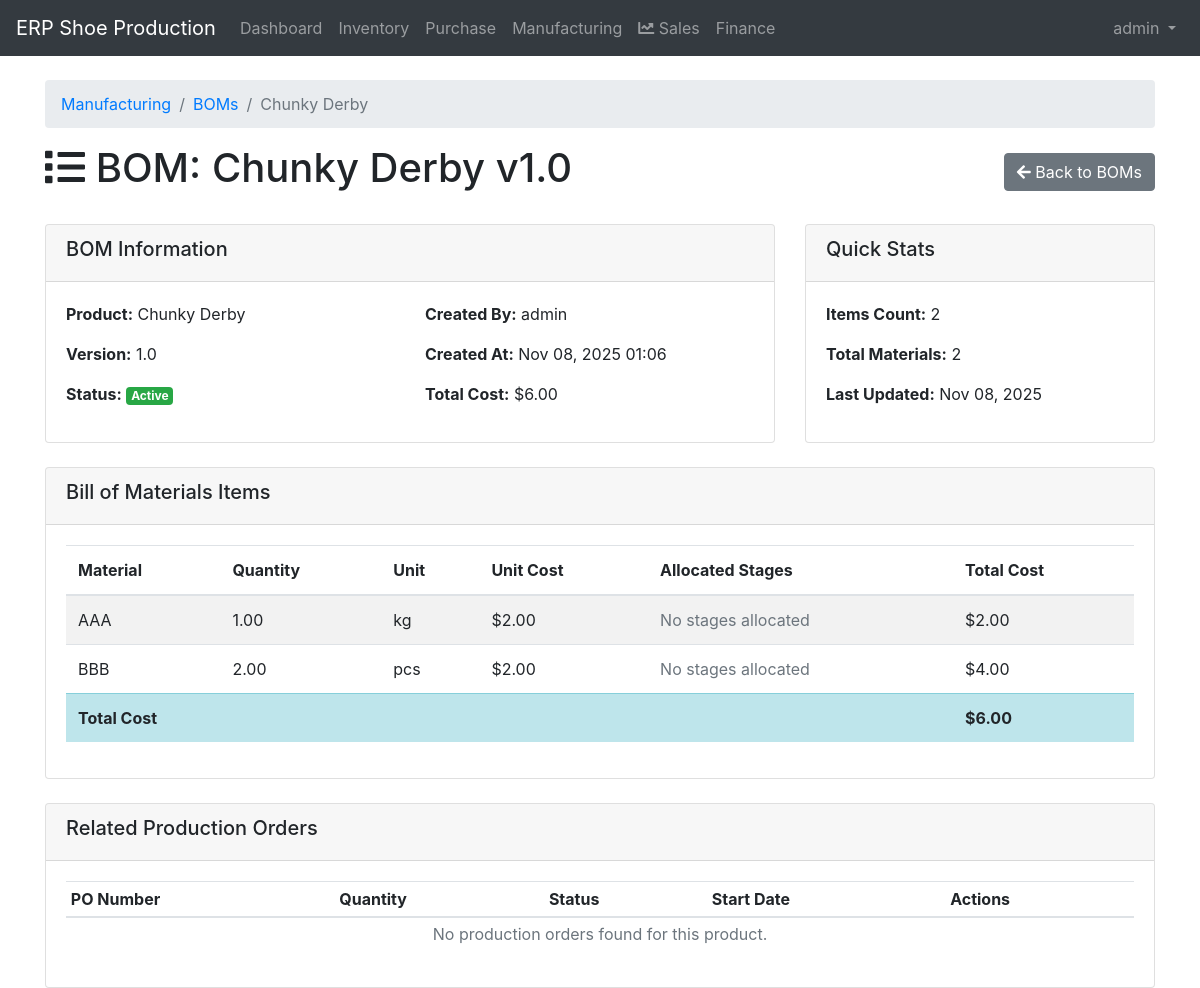
Page /manufacturing/boms/16/ (signed in) on the committed database.
### manufacturing/models.py (models this page shows, shortened)
class BillOfMaterials(models.Model):
    product = models.OneToOneField(FinishedProduct, on_delete=models.CASCADE, related_name='bill_of_materials')
    version = models.CharField(max_length=10, default='1.0', help_text="BOM version")
    is_active = models.BooleanField(default=True, help_text="Whether this BOM version is active")
    total_cost = models.DecimalField(max_digits=12, decimal_places=2, default=0, help_text="Total material cost")
    labor_cost = models.DecimalField(max_digits=10, decimal_places=2, default=0, help_text="Estimated labor cost")
    overhead_cost = models.DecimalField(max_digits=10, decimal_places=2, default=0, help_text="Overhead cost")
    created_by = models.ForeignKey(User, on_delete=models.CASCADE, related_name='created_boms')
    created_at = models.DateTimeField(auto_now_add=True)
    updated_at = models.DateTimeField(auto_now=True)
    class Meta:
        ordering = ['-version']
        verbose_name = 'Bill of Materials'
        verbose_name_plural = 'Bills of Materials'

class BOMItem(models.Model):
    STAGE_CHOICES = [
        ('gurat', 'Gurat (Cutting)'),
        ('assembly', 'Assembly'),
        ('press', 'Press'),
        ('finishing', 'Finishing'),
    ]
    bom = models.ForeignKey(BillOfMaterials, on_delete=models.CASCADE, related_name='items')
    material = models.ForeignKey(RawMaterial, on_delete=models.CASCADE, related_name='bom_items')
    quantity = models.DecimalField(max_digits=10, decimal_places=2, help_text="Quantity required per unit of finished product")
    unit_cost = models.DecimalField(max_digits=10, decimal_places=2, help_text="BOM Cost (auto-calculated)", editable=False)
    allocated_stages = models.JSONField(default=list, help_text="List of production stages that use this material")
    created_at = models.DateTimeField(auto_now_add=True)
    class Meta:
        ordering = ['material__name']
        verbose_name = 'BOM Item'
        verbose_name_plural = 'BOM Items'
    @property
    def total_cost(self):
        return self.quantity * self.material.unit_price
    def get_allocated_stages_display(self):
        stage_names = {
            'gurat': 'Gurat (Cutting)',
            'assembly': 'Assembly',
            'press': 'Press',
            'finishing': 'Finishing'
        }
        return [stage_names.get(stage, stage) for stage in self.allocated_stages]

### inventory/models.py (models this page shows, shortened)
class FinishedProduct(models.Model):
    SIZE_CHOICES = [
        ('35', '35'),
        ('36', '36'),
        ('37', '37'),
        ('38', '38'),
        ('39', '39'),
        ('40', '40'),
        ('41', '41'),
        ('42', '42'),
        ('43', '43'),
        ('44', '44'),
        ('45', '45'),
    ]
    COLOR_CHOICES = [
        ('black', 'Black'),
        ('white', 'White'),
        ('brown', 'Brown'),
        ('blue', 'Blue'),
        ('red', 'Red'),
        ('green', 'Green'),
        ('yellow', 'Yellow'),
        ('gray', 'Gray'),
        ('navy', 'Navy'),
        ('beige', 'Beige'),
        ('sands', 'Sands'),
    ]
    code = models.CharField(max_length=20, unique=True)
    name = models.CharField(max_length=200)
    category = models.ForeignKey(ProductCategory, on_delete=models.CASCADE)
    size = models.CharField(max_length=10, choices=SIZE_CHOICES)
    color = models.CharField(max_length=20, choices=COLOR_CHOICES)
    description = models.TextField(blank=True)
    current_stock = models.IntegerField(default=0)
    minimum_stock = models.IntegerField(default=0)
    unit_price = models.DecimalField(max_digits=10, decimal_places=2, default=0)
    is_active = models.BooleanField(default=True)
    created_at = models.DateTimeField(auto_now_add=True)
    updated_at = models.DateTimeField(auto_now=True)

class RawMaterial(models.Model):
    UNIT_CHOICES = [
        ('kg', 'Kilogram'),
        ('m', 'Meter'),
        ('pcs', 'Pieces'),
        ('roll', 'Roll'),
        ('sheet', 'Sheet'),
    ]
    code = models.CharField(max_length=20, unique=True)
    name = models.CharField(max_length=200)
    category = models.ForeignKey(MaterialCategory, on_delete=models.CASCADE)
    unit = models.CharField(max_length=10, choices=UNIT_CHOICES)
    description = models.TextField(blank=True)
    minimum_stock = models.DecimalField(max_digits=10, decimal_places=2, default=0)
    current_stock = models.DecimalField(max_digits=10, decimal_places=2, default=0)
    unit_price = models.DecimalField(max_digits=10, decimal_places=2, default=0)
    is_active = models.BooleanField(default=True)
    created_at = models.DateTimeField(auto_now_add=True)
    updated_at = models.DateTimeField(auto_now=True)

### manufacturing/views.py (the view)
# urls.py: path('boms/<int:pk>/', views.bill_of_materials_detail, name='bill_of_materials_detail'),
@login_required
def bill_of_materials_detail(request, pk):
    bom = get_object_or_404(
        BillOfMaterials.objects.select_related('product', 'created_by').prefetch_related('items__material'),
        pk=pk
    )
    context = {
        'bom': bom,
        'title': f'BOM: {bom.product.name} v{bom.version}'
    }
    return render(request, 'manufacturing/bom_detail.html', context)

### templates/manufacturing/bom_detail.html (shortened to what this page needs)
{% extends 'base.html' %}
{% load bootstrap4 %}
{% block content %}
<div class="row">
    <div class="col-12">
        <nav aria-label="breadcrumb">
            <ol class="breadcrumb">
                <li class="breadcrumb-item"><a href="{% url 'manufacturing_list' %}">Manufacturing</a></li>
                <li class="breadcrumb-item"><a href="{% url 'bill_of_materials_list' %}">BOMs</a></li>
                <li class="breadcrumb-item active">{{ bom.product.name }}</li>
            </ol>
        </nav>
        <div class="d-flex justify-content-between align-items-center">
            <h1><i class="fas fa-list"></i> {{ title }}</h1>
            <div>
                <a href="{% url 'bill_of_materials_list' %}" class="btn btn-secondary">
                    <i class="fas fa-arrow-left"></i> Back to BOMs
                </a>
            </div>
        </div>
    </div>
</div>
<div class="row mt-4">
    <div class="col-md-8">
        <div class="card">
            <div class="card-header">
                <h5>BOM Information</h5>
            </div>
            <div class="card-body">
                <div class="row">
                    <div class="col-md-6">
                        <p><strong>Product:</strong> {{ bom.product.name }}</p>
                        <p><strong>Version:</strong> {{ bom.version }}</p>
                        <p><strong>Status:</strong>
                            {% if bom.is_active %}
                                <span class="badge badge-success">Active</span>
                            {% else %}
                                <span class="badge badge-secondary">Inactive</span>
                            {% endif %}
                        </p>
                    </div>
                    <div class="col-md-6">
                        <p><strong>Created By:</strong> {{ bom.created_by.get_full_name|default:bom.created_by.username }}</p>
                        <p><strong>Created At:</strong> {{ bom.created_at|date:"M d, Y H:i" }}</p>
                        <p><strong>Total Cost:</strong> ${{ bom.total_cost|floatformat:2 }}</p>
                    </div>
                </div>
            </div>
        </div>
    </div>
    <div class="col-md-4">
        <div class="card">
            <div class="card-header">
                <h5>Quick Stats</h5>
            </div>
            <div class="card-body">
                <p><strong>Items Count:</strong> {{ bom.items.count }}</p>
                <p><strong>Total Materials:</strong> {{ bom.items.all|length }}</p>
                <p><strong>Last Updated:</strong> {{ bom.updated_at|date:"M d, Y" }}</p>
            </div>
        </div>
    </div>
</div>
<div class="row mt-4">
    <div class="col-12">
        <div class="card">
            <div class="card-header">
                <h5>Bill of Materials Items</h5>
            </div>
            <div class="card-body">
                <div class="table-responsive">
                    <table class="table table-striped">
                        <thead>
                            <tr>
                                <th>Material</th>
                                <th>Quantity</th>
                                <th>Unit</th>
                                <th>Unit Cost</th>
                                <th>Allocated Stages</th>
                                <th>Total Cost</th>
                            </tr>
                        </thead>
                        <tbody>
                            {% for item in bom.items.all %}
                            <tr>
                                <td>{{ item.material.name }}</td>
                                <td>{{ item.quantity }}</td>
                                <td>{{ item.material.unit }}</td>
                                <td>${{ item.material.unit_price|floatformat:2 }}</td>
                                <td>
                                    {% for stage in item.get_allocated_stages_display %}
                                        <span class="badge badge-info">{{ stage }}</span>
                                    {% empty %}
                                        <span class="text-muted">No stages allocated</span>
                                    {% endfor %}
                                </td>
                                <td>${{ item.total_cost|floatformat:2 }}</td>
                            </tr>
                            {% empty %}
                            <tr>
                                <td colspan="6" class="text-center text-muted">No items found in this BOM.</td>
                            </tr>
                            {% endfor %}
                        </tbody>
                        <tfoot>
                            <tr class="table-info">
                                <th colspan="5">Total Cost</th>
                                <th>${{ bom.total_cost|floatformat:2 }}</th>
                            </tr>
                        </tfoot>
                    </table>
                </div>
            </div>
        </div>
    </div>
</div>
<div class="row mt-4">
    <div class="col-12">
        <div class="card">
            <div class="card-header">
                <h5>Related Production Orders</h5>
            </div>
            <div class="card-body">
                <div class="table-responsive">
                    <table class="table table-sm">
                        <thead>
                            <tr>
                                <th>PO Number</th>
                                <th>Quantity</th>
                                <th>Status</th>
                                <th>Start Date</th>
                                <th>Actions</th>
                            </tr>
                        </thead>
                        <tbody>
                            {% for po in bom.product.production_orders.all %}
                            <tr>
                                <td>{{ po.po_number }}</td>
                                <td>{{ po.quantity }}</td>
                                <td>
                                    {% if po.status == 'draft' %}
                                        <span class="badge badge-secondary">Draft</span>
                                    {% elif po.status == 'pending_approval' %}
                                        <span class="badge badge-warning">Pending Approval</span>
                                    {% elif po.status == 'approved' %}
                                        <span class="badge badge-info">Approved</span>
                                    {% elif po.status == 'in_progress' %}
                                        <span class="badge badge-primary">In Progress</span>
                                    {% elif po.status == 'completed' %}
                                        <span class="badge badge-success">Completed</span>
                                    {% else %}
                                        <span class="badge badge-danger">{{ po.status|title }}</span>
                                    {% endif %}
                                </td>
                                <td>{{ po.planned_start_date|date:"M d, Y" }}</td>
                                <td>
                                    <a href="{% url 'production_order_detail' po.pk %}" class="btn btn-sm btn-outline-primary">
                                        <i class="fas fa-eye"></i> View
                                    </a>
                                </td>
                            </tr>
                            {% empty %}
                            <tr>
                                <td colspan="5" class="text-center text-muted">No production orders found for this product.</td>
                            </tr>
                            {% endfor %}
                        </tbody>
                    </table>
                </div>
            </div>
        </div>
    </div>
</div>
{% endblock %}

### templates/base.html (shortened to what this page needs)
<!DOCTYPE html>
<html lang="en">
<head>
    <link href="https://stackpath.bootstrapcdn.com/bootstrap/4.5.2/css/bootstrap.min.css" rel="stylesheet">
    <link rel="stylesheet" href="https://cdnjs.cloudflare.com/ajax/libs/font-awesome/5.15.1/css/all.min.css">
</head>
<body>
    <nav class="navbar navbar-expand-lg navbar-dark bg-dark">
        <a class="navbar-brand" href="{% url 'dashboard' %}">ERP Shoe Production</a>
        <div class="collapse navbar-collapse" id="navbarNav">
            <ul class="navbar-nav mr-auto">
                <li class="nav-item">
                    <a class="nav-link" href="{% url 'dashboard' %}">Dashboard</a>
                </li>
                {% if user.is_authenticated %}
                    {% if user.userprofile.role == 'admin' or user.userprofile.role == 'inventory_manager' %}
                    <li class="nav-item">
                        <a class="nav-link" href="{% url 'inventory_list' %}">Inventory</a>
                    </li>
                    {% endif %}
                    {% if user.userprofile.role == 'admin' or user.userprofile.role == 'purchase_manager' %}
                    <li class="nav-item">
                        <a class="nav-link" href="{% url 'purchase_list' %}">Purchase</a>
                    </li>
                    {% endif %}
                    {% if user.userprofile.role == 'admin' or user.userprofile.role == 'manufacturing_manager' %}
                    <li class="nav-item">
                        <a class="nav-link" href="{% url 'manufacturing_list' %}">Manufacturing</a>
                    </li>
                    {% endif %}
                    {% if user.userprofile.role == 'admin' or user.userprofile.role == 'sales_manager' %}
                    <li class="nav-item">
                        <a class="nav-link" href="{% url 'sales_list' %}">
                            <i class="fas fa-chart-line"></i> Sales
                        </a>
                    </li>
                    {% endif %}
                    {% if user.userprofile.role == 'admin' or user.userprofile.role == 'finance_manager' %}
                    <li class="nav-item">
                        <a class="nav-link" href="{% url 'finance_dashboard' %}">Finance</a>
                    </li>
                    {% endif %}
                {% endif %}
            </ul>
            <ul class="navbar-nav">
                {% if user.is_authenticated %}
                <li class="nav-item dropdown">
                    <a class="nav-link dropdown-toggle" href="#" id="navbarDropdown" role="button" data-toggle="dropdown" aria-haspopup="true" aria-expanded="false">
                        {{ user.username }}
                    </a>
                </li>
                {% else %}
                <li class="nav-item">
                    <a class="nav-link" href="{% url 'login' %}">Login</a>
                </li>
                {% endif %}
            </ul>
        </div>
    </nav>
    <div class="container mt-4">
        {% block content %}{% endblock %}
    </div>
</body>
</html>

### rows in the picture
BillOfMaterials: product.name "Chunky Derby", version "1.0", created_by.get_full_name "admin", created_at "Nov 08, 2025 01:06", total_cost "6.00", items.count "2", items.all|length "2", updated_at "Nov 08, 2025"
BOMItem: material.name "AAA", quantity "1.00", material.unit "kg", material.unit_price "2.00", total_cost "2.00"
BOMItem: material.name "BBB", quantity "2.00", material.unit "pcs", material.unit_price "2.00", total_cost "4.00"

### other values in the picture
{{ user.username }} "admin"
{{ title }} "BOM: Chunky Derby v1.0"
